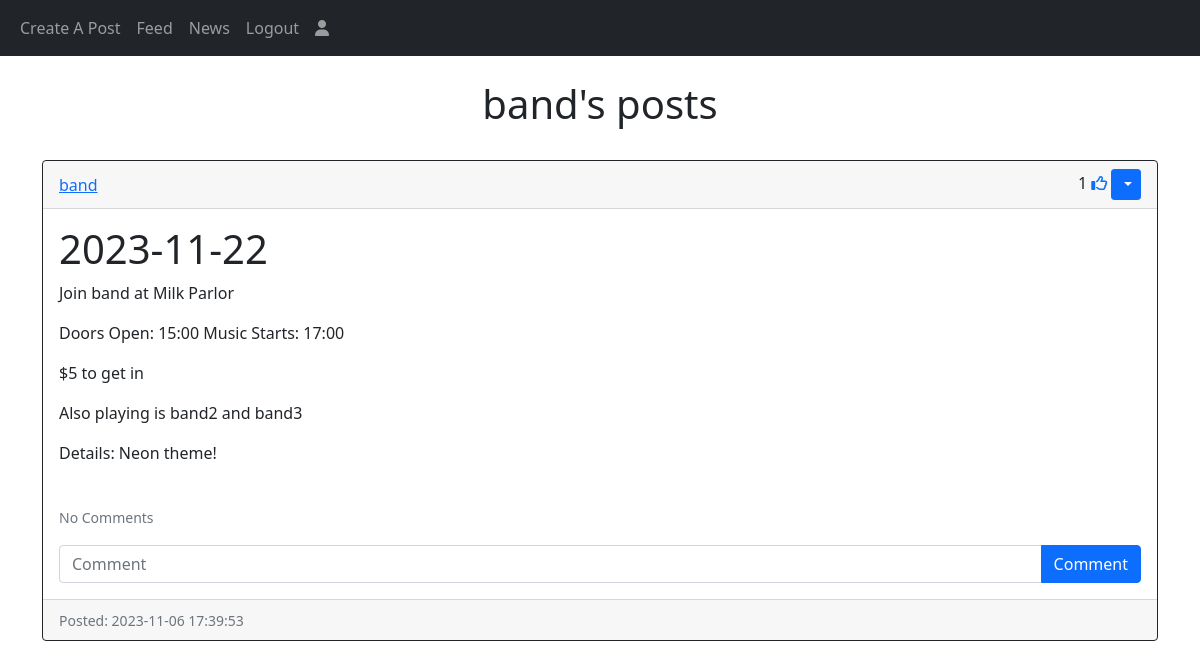
The app's page /posts/band (signed in) with its own data.
### website/models.py (models this page shows)
class User(db.Model, UserMixin):
    id = db.Column(db.Integer, primary_key=True)
    email = db.Column(db.String(150), unique=True)
    username = db.Column(db.String(150), unique=True)
    password = db.Column(db.String(150))
    date_created = db.Column(db.DateTime(timezone=True), default=func.now())
    posts = db.relationship('Post', backref='user', passive_deletes=True)
    comments = db.relationship('Comment', backref='user', passive_deletes=True)
    likes = db.relationship('Like', backref='user', passive_deletes=True)

class Post(db.Model):
    id = db.Column(db.Integer, primary_key=True)
    location = db.Column(db.Text, nullable=False)
    date = db.Column(db.Text, nullable=False)
    doors = db.Column(db.Text, nullable=True)
    time = db.Column(db.Text, nullable=False)
    price = db.Column(db.Text, nullable=False)
    who = db.Column(db.Text, nullable=True)
    details = db.Column(db.Text, nullable=True)
    date_created = db.Column(db.DateTime(timezone=True), default=func.now())
    author = db.Column(db.Integer, db.ForeignKey('user.id', ondelete="CASCADE"), nullable=False)
    comments = db.relationship('Comment', backref='post', passive_deletes=True)
    likes = db.relationship('Like', backref='post', passive_deletes=True)

### website/views.py (the view)
@views.route("/posts/<username>")
def posts(username):
    user = User.query.filter_by(username=username).first()
    if not user:
        flash('No such band.', category='error')
        return redirect(url_for('views.feed'))
    posts = user.posts
    return render_template("posts.html", user=current_user, posts=posts, username=username)

### website/__init__.py (called while the page is built)
def create_app():
    app = Flask(__name__)
    app.config['SECRET_KEY'] = 'I love Earth and everything about it! It is my favorite thing'
    app.config['SQLALCHEMY_DATABASE_URI'] = f'sqlite:///{DB_NAME}'
    db.init_app(app)
    from .views import views
    from .auth import auth
    app.register_blueprint(views, url_prefix='/')
    app.register_blueprint(auth, url_prefix='/')
    from werkzeug.urls import urlencode
    from .models import User, Post, Comment, Like
    login_manager = LoginManager()
    login_manager.login_view = 'auth.login'
    login_manager.init_app(app)
    @login_manager.user_loader
    def load_user(id):
        return User.query.get(int(id))
    with app.app_context():
        db.create_all()
    return app

### website/templates/posts.html (shortened to what this page needs)
{% extends "post_div.html" %} {% block title %}{{username}}'s Posts{% endblock %}
{% block header %} {{username}}'s posts {% endblock %}

### website/templates/post_div.html (shortened to what this page needs)
{% extends "base.html" %} {% block title %}Feed{% endblock %}
{% block content%}
<br/>
<h1 align="center">{% block header %}Feed{% endblock %}</h1>
<br/>
<div id="posts">
    {% for post in posts %}
        <div class="card border-dark">
            <div class="card-header d-flex justify-content-between align-items-center">
                <a href="/posts/{{post.user.username}}">{{post.user.username}}</a>
                {% if user.is_authenticated %}
                <div>
                    {{ post.likes|length }}
                    {% if user.id in post.likes|map(attribute="author")|list %}
                    <a href="like-post/{{post.id}}"><i class="fa-solid fa-thumbs-up"></i></a>
                    {% else %}
                    <a href="like-post/{{post.id}}"><i class="fa-regular fa-thumbs-up"></i></a>
                    {% endif %}
                    {% if user.id == post.author %}
                    <div class="btn-group">
                        <button type="button" class="btn btn-sm btn-primary dropdown-toggle" data-bs-toggle="dropdown">
                        </button>
                    </div>
                    {% endif %}
                </div>
                {% else %}
                <div>
                    {{ post.likes|length }}
                    <i class="fa-solid fa-thumbs-up"></i>
                </div>
                {% endif %}
            </div>
            <div class="card-body">
                <div class="card-text">
                    <div>
                        <h1>{{post.date}}</h1>
                        <p>Join {{post.user.username}} at {{post.location}}</p>
                        <p>Doors Open: {{post.doors}} Music Starts: {{post.time}}</p>
                        {%if post.price|int == 0 %}
                        <p>Free Show!</p>
                        {% else %}
                        <p>${{post.price}} to get in</p>
                        {% endif %}
                        {% if post.who %}
                        <p>Also playing is {{post.who}}</p>
                        {% endif %}
                        {% if post.details %}
                        <p>Details: {{post.details}}</p>
                        {% endif %}
                    </div>
                </div>
                <br />
                <p class="card-text">
                    {% if post.comments|length > 0 %}
                    <a data-bs-toggle="collapse" href="#comments-{{post.id}}" role="button">
                        <small>View {{post.comments|length}} Comments</small>
                    </a>
                    {% else %}
                    <small class="text-muted">No Comments</small>
                    {% endif %}
                </p>
                {% if user.is_authenticated %}
                <form class="input-group" method='POST' action="/create-comment/{{post.id}}">
                    <input type="text" id="text" name="text" class="form-control" placeholder="Comment"/>
                    <button type="submit" class="btn btn-primary">Comment</button>
                </form>
                {% endif %}
            </div>
            <div class="card-footer text-muted">
                <small>Posted: {{post.date_created}}</small>
            </div>
        </div>
    <br />
    {% endfor %}
</div>
{% endblock %}

### records on screen
User: username "band"
Post: user.username "band", likes|length "1", date "2023-11-22", location "Milk Parlor", doors "15:00", time "17:00", price "5", who "band2 and band3", details "Neon theme!", date_created "2023-11-06 17:39:53"
